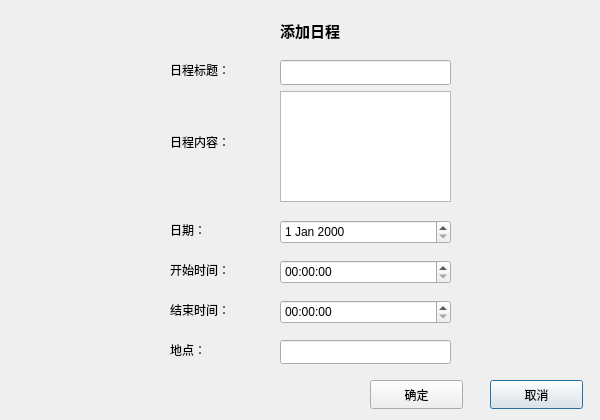
<?xml version="1.0" encoding="UTF-8"?>
<ui version="4.0">
 <class>addplan</class>
 <widget class="QDialog" name="addplan">
  <property name="geometry">
   <rect>
    <x>0</x>
    <y>0</y>
    <width>600</width>
    <height>420</height>
   </rect>
  </property>
  <property name="windowTitle">
   <string>SuperCalendar-添加日程</string>
  </property>
  <property name="styleSheet">
   <string notr="true">#addplan{border-image: url(:/res/img13.jpg);}</string>
  </property>
  <widget class="QLabel" name="label">
   <property name="geometry">
    <rect>
     <x>280</x>
     <y>10</y>
     <width>131</width>
     <height>40</height>
    </rect>
   </property>
   <property name="font">
    <font>
     <family>幼圆</family>
     <pointsize>11</pointsize>
     <bold>true</bold>
    </font>
   </property>
   <property name="text">
    <string>添加日程</string>
   </property>
  </widget>
  <widget class="QLabel" name="label_2">
   <property name="geometry">
    <rect>
     <x>170</x>
     <y>60</y>
     <width>69</width>
     <height>20</height>
    </rect>
   </property>
   <property name="text">
    <string>日程标题：</string>
   </property>
  </widget>
  <widget class="QLabel" name="label_3">
   <property name="geometry">
    <rect>
     <x>170</x>
     <y>132</y>
     <width>69</width>
     <height>20</height>
    </rect>
   </property>
   <property name="text">
    <string>日程内容：</string>
   </property>
  </widget>
  <widget class="QLineEdit" name="lineEdit">
   <property name="geometry">
    <rect>
     <x>280</x>
     <y>60</y>
     <width>171</width>
     <height>25</height>
    </rect>
   </property>
  </widget>
  <widget class="QTextEdit" name="textEdit">
   <property name="geometry">
    <rect>
     <x>280</x>
     <y>91</y>
     <width>171</width>
     <height>111</height>
    </rect>
   </property>
  </widget>
  <widget class="QLabel" name="label_4">
   <property name="geometry">
    <rect>
     <x>170</x>
     <y>220</y>
     <width>69</width>
     <height>20</height>
    </rect>
   </property>
   <property name="text">
    <string>日期：</string>
   </property>
  </widget>
  <widget class="QDateEdit" name="dateEdit">
   <property name="geometry">
    <rect>
     <x>280</x>
     <y>220</y>
     <width>171</width>
     <height>24</height>
    </rect>
   </property>
  </widget>
  <widget class="QLabel" name="label_5">
   <property name="geometry">
    <rect>
     <x>170</x>
     <y>260</y>
     <width>69</width>
     <height>20</height>
    </rect>
   </property>
   <property name="text">
    <string>开始时间：</string>
   </property>
  </widget>
  <widget class="QTimeEdit" name="timeEdit">
   <property name="geometry">
    <rect>
     <x>280</x>
     <y>260</y>
     <width>171</width>
     <height>24</height>
    </rect>
   </property>
  </widget>
  <widget class="QPushButton" name="cancel">
   <property name="geometry">
    <rect>
     <x>490</x>
     <y>380</y>
     <width>93</width>
     <height>29</height>
    </rect>
   </property>
   <property name="text">
    <string>取消</string>
   </property>
  </widget>
  <widget class="QPushButton" name="sure">
   <property name="geometry">
    <rect>
     <x>370</x>
     <y>380</y>
     <width>93</width>
     <height>29</height>
    </rect>
   </property>
   <property name="text">
    <string>确定</string>
   </property>
  </widget>
  <widget class="QLineEdit" name="place_edit">
   <property name="geometry">
    <rect>
     <x>280</x>
     <y>340</y>
     <width>171</width>
     <height>24</height>
    </rect>
   </property>
  </widget>
  <widget class="QLabel" name="label_6">
   <property name="geometry">
    <rect>
     <x>170</x>
     <y>340</y>
     <width>69</width>
     <height>20</height>
    </rect>
   </property>
   <property name="text">
    <string>地点：</string>
   </property>
  </widget>
  <widget class="QTimeEdit" name="endtime">
   <property name="geometry">
    <rect>
     <x>280</x>
     <y>300</y>
     <width>171</width>
     <height>24</height>
    </rect>
   </property>
  </widget>
  <widget class="QLabel" name="label_7">
   <property name="geometry">
    <rect>
     <x>170</x>
     <y>300</y>
     <width>69</width>
     <height>20</height>
    </rect>
   </property>
   <property name="text">
    <string>结束时间：</string>
   </property>
  </widget>
 </widget>
 <resources/>
 <connections/>
</ui>
